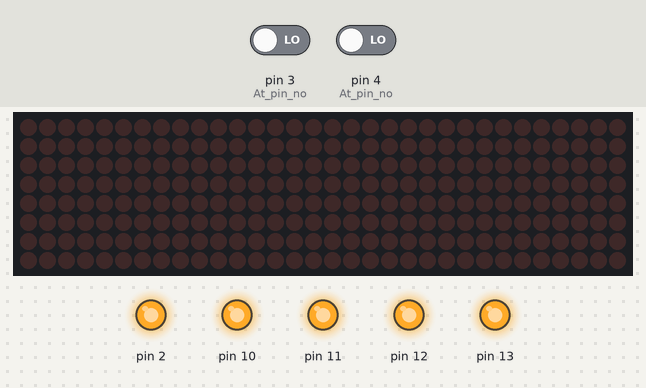
A sketch run on a simulated Arduino Uno, built with avr-gcc and run on an emulated ATmega328P. Shown: 32×8 LED matrix, output pins drawn as LEDs (lit = HIGH). Inputs (shaded band) come from the test bench; at power-on: pin 3 (At_pin_no) LOW, pin 4 (At_pin_no) LOW.

Above: at 2.8 s.
2.9 s: pin 3 (At_pin_no) driven HIGH
At 4.9 s:
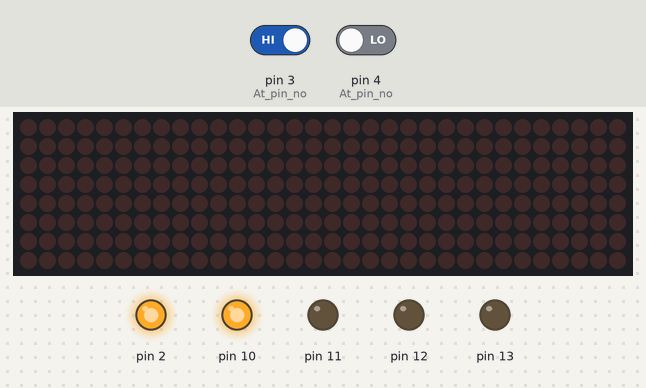
5.5 s: pin 4 (At_pin_no) driven HIGH
At 7.5 s:
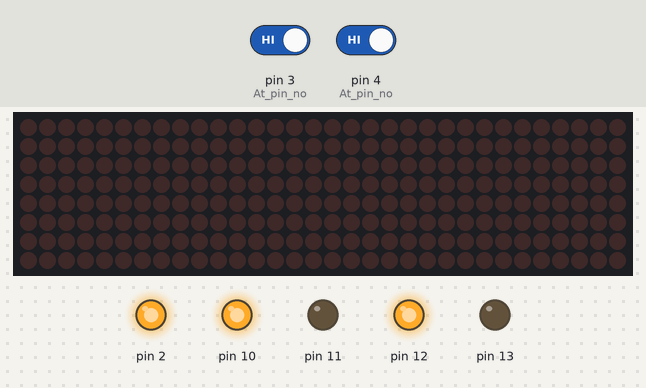
8.5 s: pin 3 (At_pin_no) driven LOW
At 11.2 s:
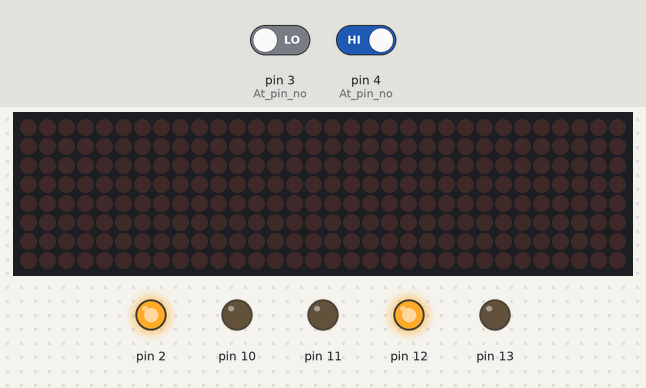
11.5 s: pin 4 (At_pin_no) driven LOW
At 14.0 s:
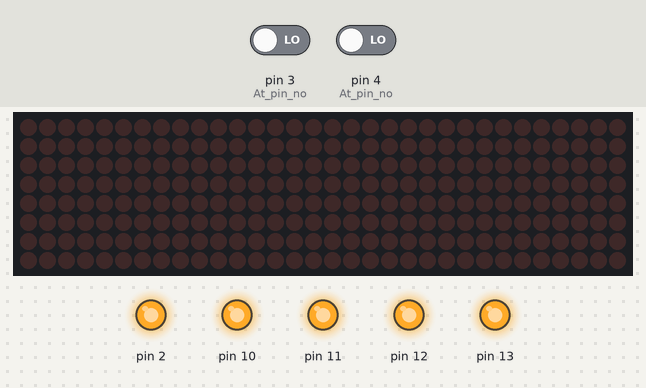
Timing chart, 0 to 15.5 s (numbered marks = the images above; inputs shaded):
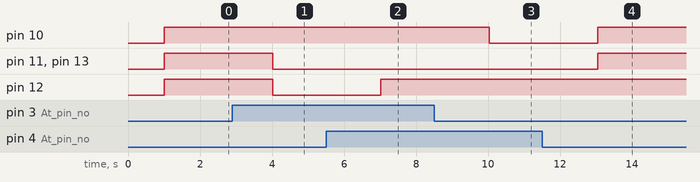

Measured:
- after the input at 2.9 s, pin 11–13: HIGH → LOW after 1.1 s
- after the input at 5.5 s, pin 12: LOW → HIGH after 1.5 s
- after the input at 8.5 s, pin 10: HIGH → LOW after 1.5 s
- after the input at 11.5 s, pin 10, pin 11, pin 13: LOW → HIGH after 1.5 s

The sketch:

Black_line_follower.ino
```cpp
#include "LedControl.h"
#include "binary.h"
LedControl lc=LedControl(7,6,5,4);
// happy face
byte hf[8]= {B00111100,B01000010,B10100101,B10000001,B10100101,B10011001,B01000010,B00111100};
// neutral face
byte nf[8]={B00111100, B01000010,B10100101,B10000001,B10111101,B10000001,B01000010,B00111100};
// sad face
byte sf[8]= {B00111100,B01000010,B10100101,B10000001,B10011001,B10100101,B01000010,B00111100};
// defines pins numbers
int l,r;                                   // initializing two variables l & r for storing inputs from Light sensors.
void setup()
{
  pinMode(10,OUTPUT);                     //10,11 for left motor
  pinMode(11,OUTPUT);
  pinMode(12,OUTPUT);                     //12,13 for right motor
  pinMode(13,OUTPUT);
  pinMode(2,OUTPUT);
  pinMode(5,OUTPUT);
  pinMode(4,INPUT);                       // At pin no:4 we will connect the right light sensor which will act as an input device
  pinMode(3,INPUT);                       // At pin no:3 we will connect the left light sensor which will act as input device.
  digitalWrite(2,HIGH);
  digitalWrite(5,LOW);
}
void loop()
{
  r=digitalRead(4);                       // Reading the input of right sensor and storing the value in pin no:4 of Arduino
  l=digitalRead(3);                       // Reading the input of left sensor and storing the value in pin no:3 of Arduino
 lc.setRow(0,0,hf[0]);
  lc.setRow(0,1,hf[1]);
  lc.setRow(0,2,hf[2]);
  lc.setRow(0,3,hf[3]);
  lc.setRow(0,4,hf[4]);
  lc.setRow(0,5,hf[5]);
  lc.setRow(0,6,hf[6]);
  lc.setRow(0,7,hf[7]);
delay(1000);

  if(r==HIGH && l==HIGH)                  // If both left & right sensor are on white surface
  {                                       // the left & right motor will go forward
    digitalWrite(10,HIGH);
    digitalWrite(11,LOW);
    digitalWrite(12,HIGH);
    digitalWrite(13,LOW);
  }
  else if(l==HIGH && r==LOW)             // If left sensor is on white and right sensor is on black surface
  {                                      // the left motor will go forward & right motor will go backward
    digitalWrite(10,HIGH);
    digitalWrite(11,LOW);
    digitalWrite(12,LOW);
    digitalWrite(13,LOW);
  }
  else if(l==LOW && r==HIGH)            // If left sensor is on white and right sensor is on black surface
  {                                     // the left motor will go backward & right motor will go forward.
    digitalWrite(10,LOW);
    digitalWrite(11,LOW);
    digitalWrite(12,HIGH);
    digitalWrite(13,LOW);
   }
    else                           // the last condition is, if both left & right light sensor are on black surface
  {                                // the left & right will stop.
    digitalWrite(10,HIGH);
    digitalWrite(11,HIGH);
    digitalWrite(12,HIGH);
    digitalWrite(13,HIGH);
   }
}
```
